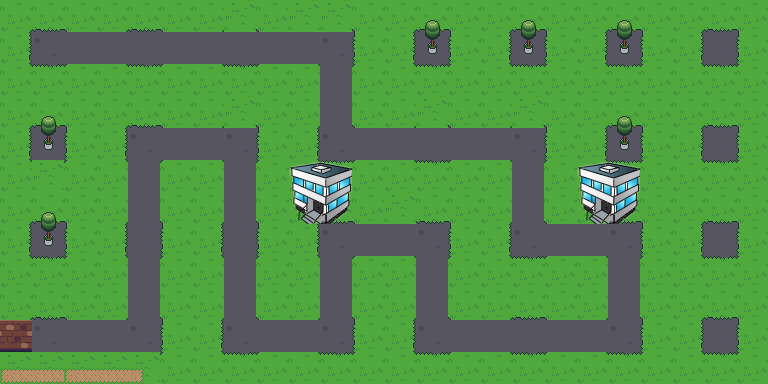

Tiled map render using the project's own tile images. Description and the whole map definition, tile-layer contents included, below:
An orthogonal 24x12 tile map with 32x32 px tiles, 2 tile layers (Tile Layer 1, Tile Layer 2), 9 tilesets and 24 objects (2x passenger, 2x destination, player).

<map version="1.10" tiledversion="1.10.2" orientation="orthogonal" renderorder="right-down" width="24" height="12" tilewidth="32" tileheight="32" infinite="0" nextlayerid="8" nextobjectid="82">
 <tileset firstgid="1" source="Tilemap32x32_down_environment.tsx" />
 <tileset firstgid="57" source="hydrant 32x32.tsx" />
 <tileset firstgid="58" source="MegaPixelArt32x32pxIcons_SpriteSheet.tsx" />
 <tileset firstgid="562" source="cop-big-car-76x76.tsx" />
 <tileset firstgid="563" source="minitree32x48.tsx" />
 <tileset firstgid="564" source="Sign Attention.tsx" />
 <tileset firstgid="565" source="Office Building.tsx" />
 <tileset firstgid="566" source="building1.tsx" />
 <tileset firstgid="566" source="tiles.tsx" />
 <layer id="1" name="Tile Layer 1" width="24" height="12">
  <data encoding="csv">
5,6,7,5,6,7,5,6,7,5,6,7,5,6,7,5,6,7,5,6,7,5,6,7,
13,14,2,2,2,2,2,2,2,2,2,15,13,14,15,13,14,15,13,14,15,13,14,15,
21,22,23,21,22,23,21,22,23,21,2,23,21,22,23,21,22,23,21,22,23,21,22,23,
5,6,7,5,6,7,5,6,7,5,2,7,5,6,7,5,6,7,5,6,7,5,6,7,
13,14,15,13,2,2,2,2,15,13,2,2,2,2,2,2,2,15,13,14,15,13,14,15,
21,22,23,21,2,23,21,2,23,21,22,23,21,22,23,21,2,23,21,22,23,21,22,23,
5,6,7,5,2,7,5,2,7,5,6,7,5,6,7,5,2,7,5,6,7,5,6,7,
13,14,15,13,2,15,13,2,15,13,2,2,2,2,15,13,2,2,2,2,15,13,14,15,
21,22,23,21,2,23,21,2,23,21,2,23,21,2,23,21,22,23,21,2,23,21,22,23,
5,6,7,5,2,7,5,2,7,5,2,7,5,2,7,5,6,7,5,2,7,5,6,7,
13,2,2,2,2,15,13,2,2,2,2,15,13,2,2,2,2,2,2,2,15,13,14,15,
21,22,23,21,22,23,21,22,23,21,22,23,21,22,23,21,22,23,21,22,23,21,22,23
</data>
 </layer>
 <layer id="2" name="Tile Layer 2" width="24" height="12">
  <data encoding="csv">
0,0,0,0,0,0,0,1,0,1,1,0,0,0,0,0,0,0,0,0,0,0,0,0,
0,11,0,0,0,0,0,0,0,0,11,0,0,563,0,0,563,0,0,563,0,0,0,0,
0,0,0,0,0,0,0,0,0,0,0,0,0,0,0,0,0,0,0,0,0,0,0,0,
0,0,0,0,0,0,0,1,0,0,0,0,0,1,0,0,1,0,0,0,0,0,0,0,
0,563,0,0,11,0,0,11,0,0,11,0,0,0,0,0,11,0,0,563,0,0,0,0,
0,1,0,0,0,0,0,0,0,0,0,0,0,0,0,0,0,0,0,0,0,0,0,0,
0,0,0,0,0,0,0,0,0,565,0,0,1,0,0,0,0,0,565,0,0,0,0,0,
0,563,0,0,0,0,0,0,0,0,11,0,0,11,0,0,11,0,0,11,0,0,0,0,
0,0,0,0,0,0,0,0,0,0,0,0,0,0,0,0,0,0,0,0,0,0,0,0,
0,0,0,0,0,0,0,0,0,0,0,0,0,0,0,0,0,0,0,0,0,0,0,0,
33,11,0,0,11,0,0,11,0,0,11,0,0,11,0,0,0,0,0,11,0,0,0,0,
17,18,17,18,19,0,0,0,0,0,0,0,0,0,0,0,0,0,0,0,0,0,0,0
</data>
 </layer>
 <objectgroup id="4" name="spawnPoints">
  <object id="47" type="player" x="46" y="45">
   <point />
  </object>
  <object id="50" type="passenger" x="335" y="23">
   <point />
  </object>
  <object id="53" type="passenger" x="532" y="114">
   <point />
  </object>
  <object id="78" type="destination" x="335" y="208">
   <point />
  </object>
  <object id="79" type="destination" x="623" y="209">
   <point />
  </object>
 </objectgroup>
 <objectgroup id="7" name="roadBlockPoints" visible="0">
  <object id="80" x="145" y="149">
   <point />
  </object>
  <object id="81" x="50" y="342">
   <point />
  </object>
 </objectgroup>
 <objectgroup id="6" name="mov lay" visible="0">
  <object id="60" x="47" y="46" />
  <object id="61" x="339" y="51" />
  <object id="62" x="337" y="149" />
  <object id="63" x="532" y="150" />
  <object id="64" x="530" y="243" />
  <object id="65" x="628" y="246" />
  <object id="66" x="627" y="338" />
  <object id="67" x="433" y="341" />
  <object id="68" x="434" y="241" />
  <object id="69" x="337" y="243" />
  <object id="70" x="337" y="338" />
  <object id="71" x="241" y="339" />
  <object id="72" x="241" y="150" />
  <object id="73" x="147" y="147" />
  <object id="74" x="149" y="339" />
  <object id="75" x="50" y="338" />
  <object id="77" x="799" y="-208" />
 </objectgroup>
</map>
